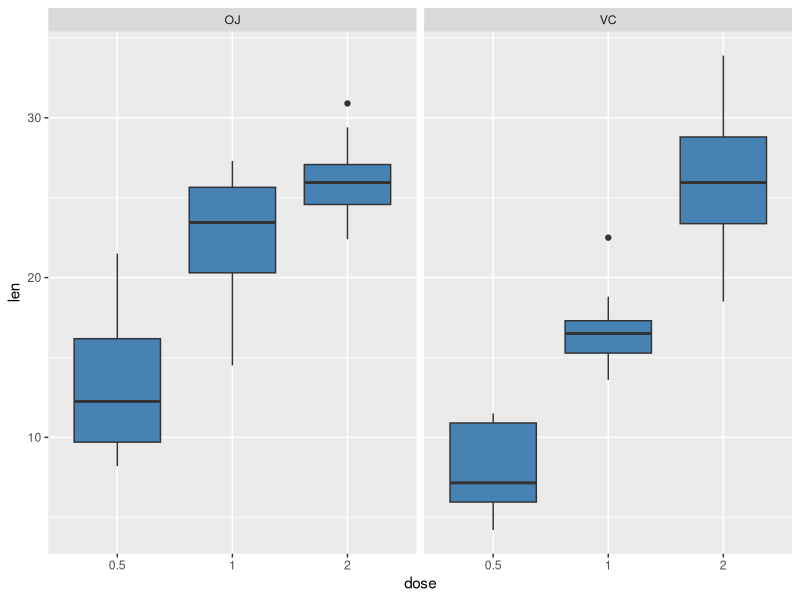

Recreate this plot in R.
## ---- chunk 1
knitr::opts_chunk$set(echo = TRUE)
## ---- chunk 2
library(datasets)
library(ggplot2)
tooth <- ToothGrowth
tooth$dose <- factor(tooth$dose)
summary(tooth)

ggplot(data = tooth, aes(x=dose,y=len)) +
 geom_boxplot(fill="steelblue") +
    facet_grid(facets = .~supp)
## ---- chunk 3
test1 <- t.test(tooth$len[tooth$supp == "OJ"], tooth$len[tooth$supp == "VC"])
test1
## ---- chunk 4
test2 <- t.test(tooth$len[tooth$dose == 0.5], tooth$len[tooth$dose == 1.0])
test2
## ---- chunk 5
test3 <- t.test(tooth$len[tooth$dose == 1.0], tooth$len[tooth$dose == 2.0])
test3
## ---- chunk 6
test4 <- t.test(tooth$len[tooth$supp == "OJ" & tooth$dose == 2.0], tooth$len[tooth$supp == "VC" & tooth$dose == 2.0])
test4
